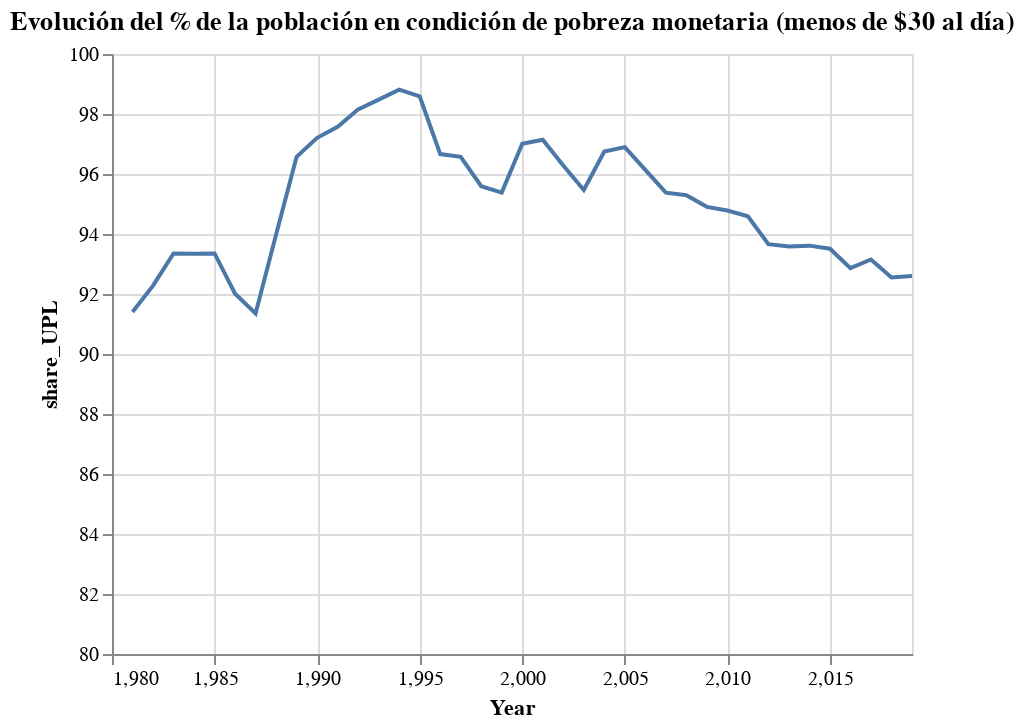

Here is the notebook cell this chart was saved with:
### Markdown cell above
Veamos cómo ha evolucionado el % de personas en condición de pobreza en Perú

### Code cell
alt.Chart(filtrieren_g('Peru',poverty_df), title="Evolución del % de la población en condición de pobreza monetaria (menos de $30 al día)").mark_line().encode(
    x = alt.X("Year", scale=alt.Scale(domain=[1980, 2019])),
    y = alt.Y("share_UPL", scale=alt.Scale(domain=[80, 100]))
             ).interactive()

### Figure 1 — Vega-Lite specification as saved in the notebook (floating-point values rounded to 4 significant figures)
{"config": {"view": {"continuousWidth": 400, "continuousHeight": 300}}, "data": {"name": "data-e99bb6d796bd8818b043a84751d137d6"}, "mark": "line", "encoding": {"x": {"field": "Year", "scale": {"domain": [1980, 2019]}, "type": "quantitative"}, "y": {"field": "share_UPL", "scale": {"domain": [80, 100]}, "type": "quantitative"}}, "selection": {"selector016": {"type": "interval", "bind": "scales", "encodings": ["x", "y"]}}, "title": "Evolución del % de la población en condición de pobreza monetaria (menos de $30 al día)", "$schema": "https://vega.github.io/schema/vega-lite/v4.17.0.json", "datasets": {"data-e99bb6d796bd8818b043a84751d137d6": [{"Entity": "Peru", "Code": "PER", "Year": 1981, "share_UPL": 91.4}, {"Entity": "Peru", "Code": "PER", "Year": 1982, "share_UPL": 92.28}, {"Entity": "Peru", "Code": "PER", "Year": 1983, "share_UPL": 93.35}, {"Entity": "Peru", "Code": "PER", "Year": 1984, "share_UPL": 93.34}, {"Entity": "Peru", "Code": "PER", "Year": 1985, "share_UPL": 93.35}, {"Entity": "Peru", "Code": "PER", "Year": 1986, "share_UPL": 92.01}, {"Entity": "Peru", "Code": "PER", "Year": 1987, "share_UPL": 91.35}, {"Entity": "Peru", "Code": "PER", "Year": 1988, "share_UPL": 93.98}, {"Entity": "Peru", "Code": "PER", "Year": 1989, "share_UPL": 96.58}, {"Entity": "Peru", "Code": "PER", "Year": 1990, "share_UPL": 97.21}, {"Entity": "Peru", "Code": "PER", "Year": 1991, "share_UPL": 97.57}, {"Entity": "Peru", "Code": "PER", "Year": 1992, "share_UPL": 98.16}, {"Entity": "Peru", "Code": "PER", "Year": 1993, "share_UPL": 98.48}, {"Entity": "Peru", "Code": "PER", "Year": 1994, "share_UPL": 98.81}, {"Entity": "Peru", "Code": "PER", "Year": 1995, "share_UPL": 98.59}, {"Entity": "Peru", "Code": "PER", "Year": 1996, "share_UPL": 96.66}, {"Entity": "Peru", "Code": "PER", "Year": 1997, "share_UPL": 96.57}, {"Entity": "Peru", "Code": "PER", "Year": 1998, "share_UPL": 95.59}, {"Entity": "Peru", "Code": "PER", "Year": 1999, "share_UPL": 95.38}, {"Entity": "Peru", "Code": "PER", "Year": 2000, "share_UPL": 97.01}, {"Entity": "Peru", "Code": "PER", "Year": 2001, "share_UPL": 97.14}, {"Entity": "Peru", "Code": "PER", "Year": 2002, "share_UPL": 96.28}, {"Entity": "Peru", "Code": "PER", "Year": 2003, "share_UPL": 95.47}, {"Entity": "Peru", "Code": "PER", "Year": 2004, "share_UPL": 96.75}, {"Entity": "Peru", "Code": "PER", "Year": 2005, "share_UPL": 96.9}, {"Entity": "Peru", "Code": "PER", "Year": 2006, "share_UPL": 96.14}, {"Entity": "Peru", "Code": "PER", "Year": 2007, "share_UPL": 95.38}, {"Entity": "Peru", "Code": "PER", "Year": 2008, "share_UPL": 95.29}, {"Entity": "Peru", "Code": "PER", "Year": 2009, "share_UPL": 94.9}, {"Entity": "Peru", "Code": "PER", "Year": 2010, "share_UPL": 94.78}, {"Entity": "Peru", "Code": "PER", "Year": 2011, "share_UPL": 94.59}, {"Entity": "Peru", "Code": "PER", "Year": 2012, "share_UPL": 93.66}, {"Entity": "Peru", "Code": "PER", "Year": 2013, "share_UPL": 93.59}, {"Entity": "Peru", "Code": "PER", "Year": 2014, "share_UPL": 93.61}, {"Entity": "Peru", "Code": "PER", "Year": 2015, "share_UPL": 93.51}, {"Entity": "Peru", "Code": "PER", "Year": 2016, "share_UPL": 92.86}, {"Entity": "Peru", "Code": "PER", "Year": 2017, "share_UPL": 93.15}, {"Entity": "Peru", "Code": "PER", "Year": 2018, "share_UPL": 92.55}, {"Entity": "Peru", "Code": "PER", "Year": 2019, "share_UPL": 92.6}]}}
